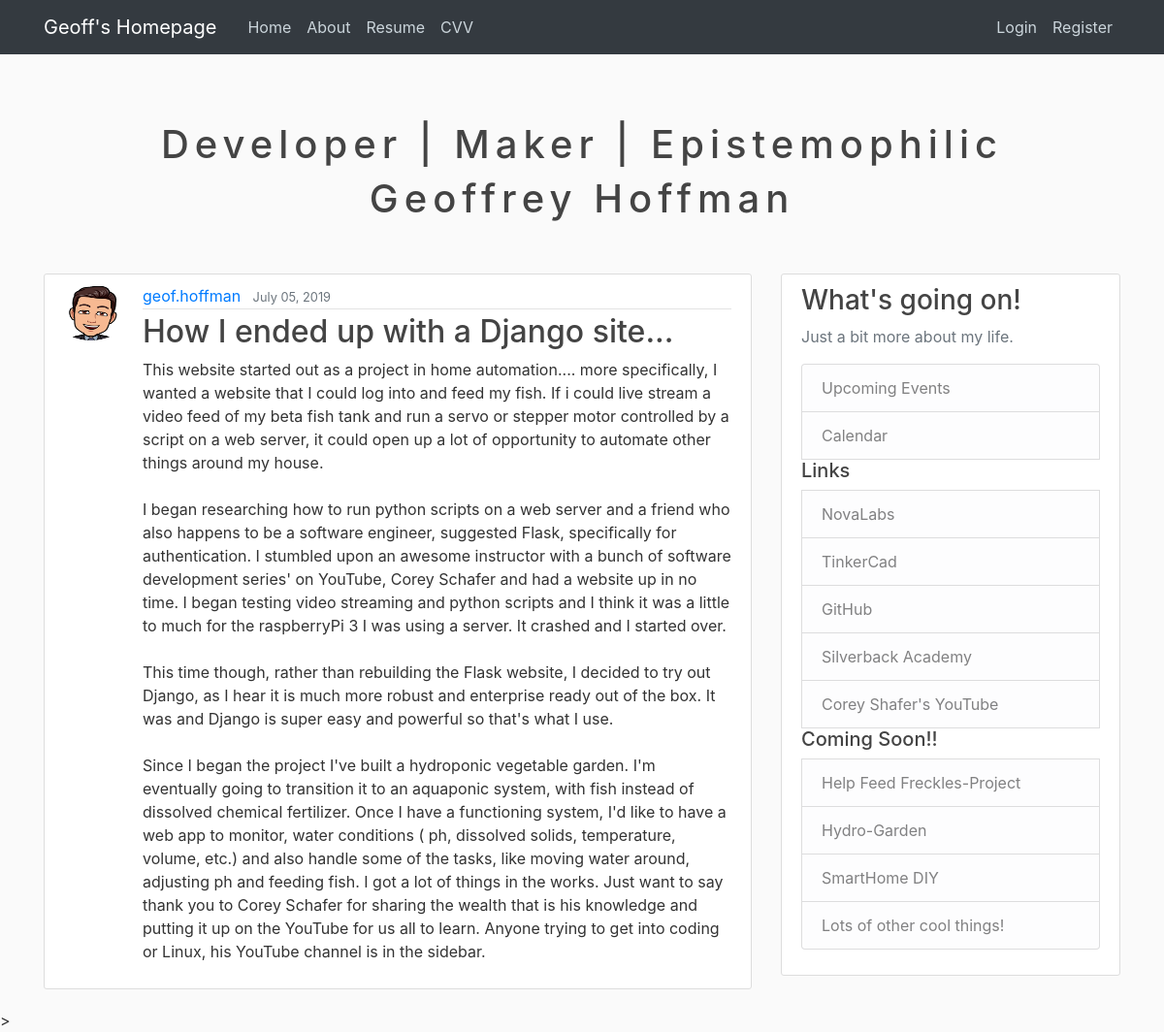
Screenshot of /post/32/ with the database file from the repository.
### blog/models.py (models this page shows, shortened)
class Post(models.Model):
    title = models.CharField(max_length=100)
    content = models.TextField()
    date_posted = models.DateTimeField(default=timezone.now)
    author = models.ForeignKey(User, on_delete=models.CASCADE)

### users/models.py (models this page shows, shortened)
class Profile(models.Model):
    user = models.OneToOneField(User, on_delete=models.CASCADE)
    image = models.ImageField(default='default.jpg', upload_to='profile_pics')

### blog/views.py (the view)
# urls.py: path('post/<int:pk>/', PostDetailView.as_view(), name='post-detail'),
class PostDetailView(DetailView):
    model = Post

### blog/templates/blog/post_detail.html (shortened to what this page needs)
{% extends "blog/base.html" %}
{% block content %}
  <article class="media content-section">
    <img class="rounded-circle article-img" src="{{ object.author.profile.image.url }}">
    <div class="media-body">
      <div class="article-metadata">
        <a class="mr-2" href="{% url 'user-posts' object.author.username %}">{{ object.author }}</a>
        <small class="text-muted">{{ object.date_posted|date:"F d, Y" }}</small>
      </div>
      <h2 class="article-title">{{ object.title }}</h2>
      <p class="article-content">{{ object.content }}</p>
    </div>
  </article>
{% endblock content %}

### blog/static/blog/main.css (style rules this page uses)
body { background: #fafafa; color: #333333; margin-top: 5rem; }
h1, h2, h3, h4, h5, h6 { color: #444444; }
.content-section { background: #ffffff; padding: 10px 20px; border: 1px solid #dddddd; border-radius: 3px; margin-bottom: 20px; }
.article-title { color: #444444; }
.article-content { white-space: pre-line; }
.article-img { height: 65px; width: 65px; margin-right: 16px; }
.article-metadata { padding-bottom: 1px; margin-bottom: 4px; border-bottom: 1px solid #e3e3e3 }

### blog/templates/blog/base.html (style rules this page uses)
body,h1 { font-family: "Raleway", Arial, sans-serif }

### rows the page displays
Post: author.profile.image (picture), author "geof.hoffman", date_posted "July 05, 2019", title "How I ended up with a Django site...", content "This website started out as a project in home automation.... more specifically, I wanted a website that I could log into and feed my fish. If i could live stream a video feed of my beta fish tank and run a servo or stepper motor controlled by a script on a web server, it could open up a lot of opportunity to automate other things around my house. I began researching how to run python scripts on a web server and a friend who also happens to be a software engineer, suggested Flask, specifically for authentication. I stumbled upon an awesome instructor with a bunch of software development series' on YouTube, Corey Schafer and had a website up in no time. I began testing video streaming and…"
